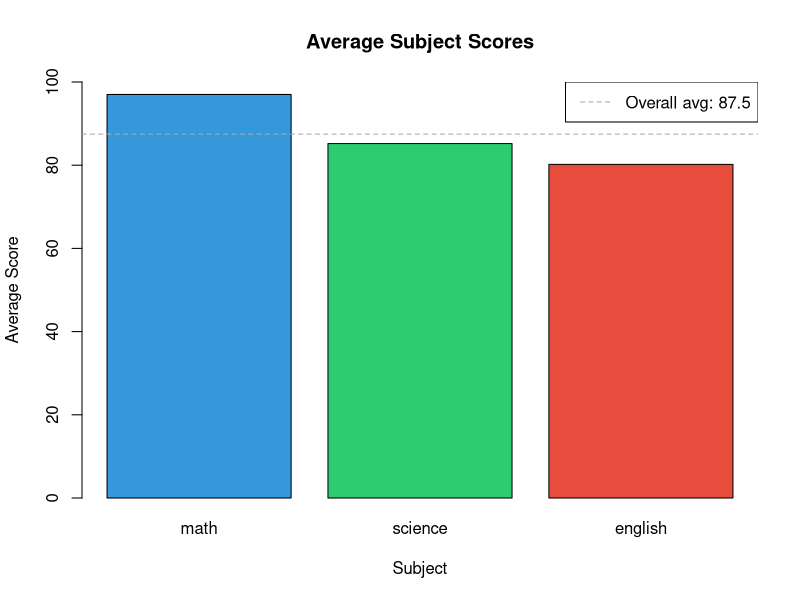

Source code (R):
library(tidyr)
library(ggplot2)

students <- data.frame(
  student = c("reethu", "deepu", "krishna", "priya", "raja"),
  math = c(99, 98, 97, 96, 95),
  science = c(100, 68, 79, 89, 90),
  english = c(56, 78, 90, 78, 99),
  hours = c(1, 2, 3, 4, 5)
)

# Convert data from wide to long format
long_df <- pivot_longer(
  students,
  cols = c(math, science, english),
  names_to = "subject",
  values_to = "score"
)

# Calculate average scores
avgs <- colMeans(students[, c("math", "science", "english")])

# Bar chart
barplot(
  avgs,
  main = "Average Subject Scores",
  xlab = "Subject",
  ylab = "Average Score",
  col = c("#3498db", "#2ecc71", "#e74c3c"),
  ylim = c(0, 100),
  border = "black"
)

# Add overall average line
abline(
  h = mean(avgs),
  col = "darkgray",
  lty = 2
)

# Add legend
legend(
  "topright",
  legend = paste("Overall avg:", round(mean(avgs), 1)),
  lty = 2,
  col = "darkgray"
)
